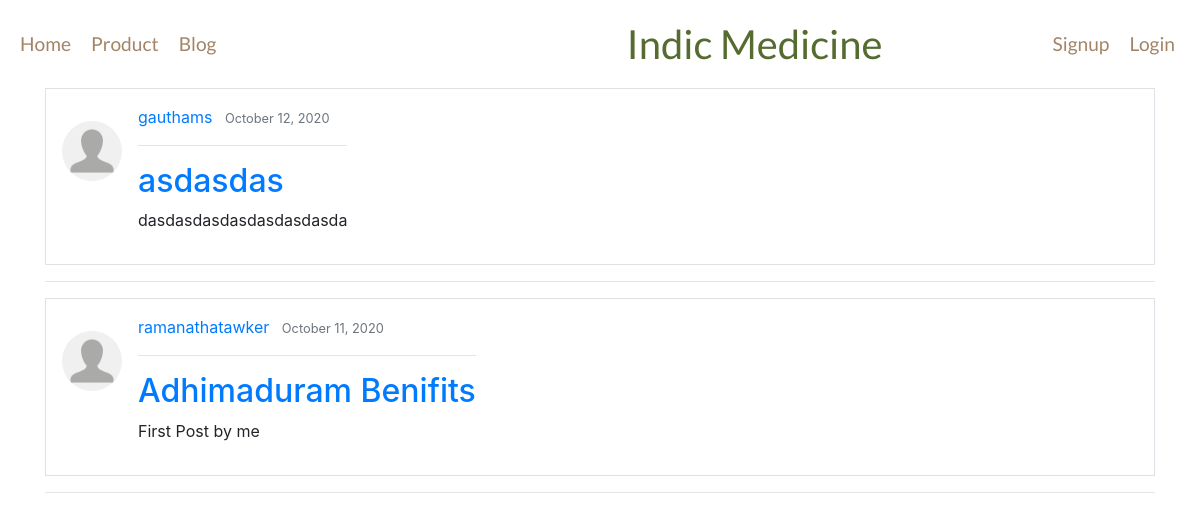
/blog/, run on an earlier commit of the app's database.
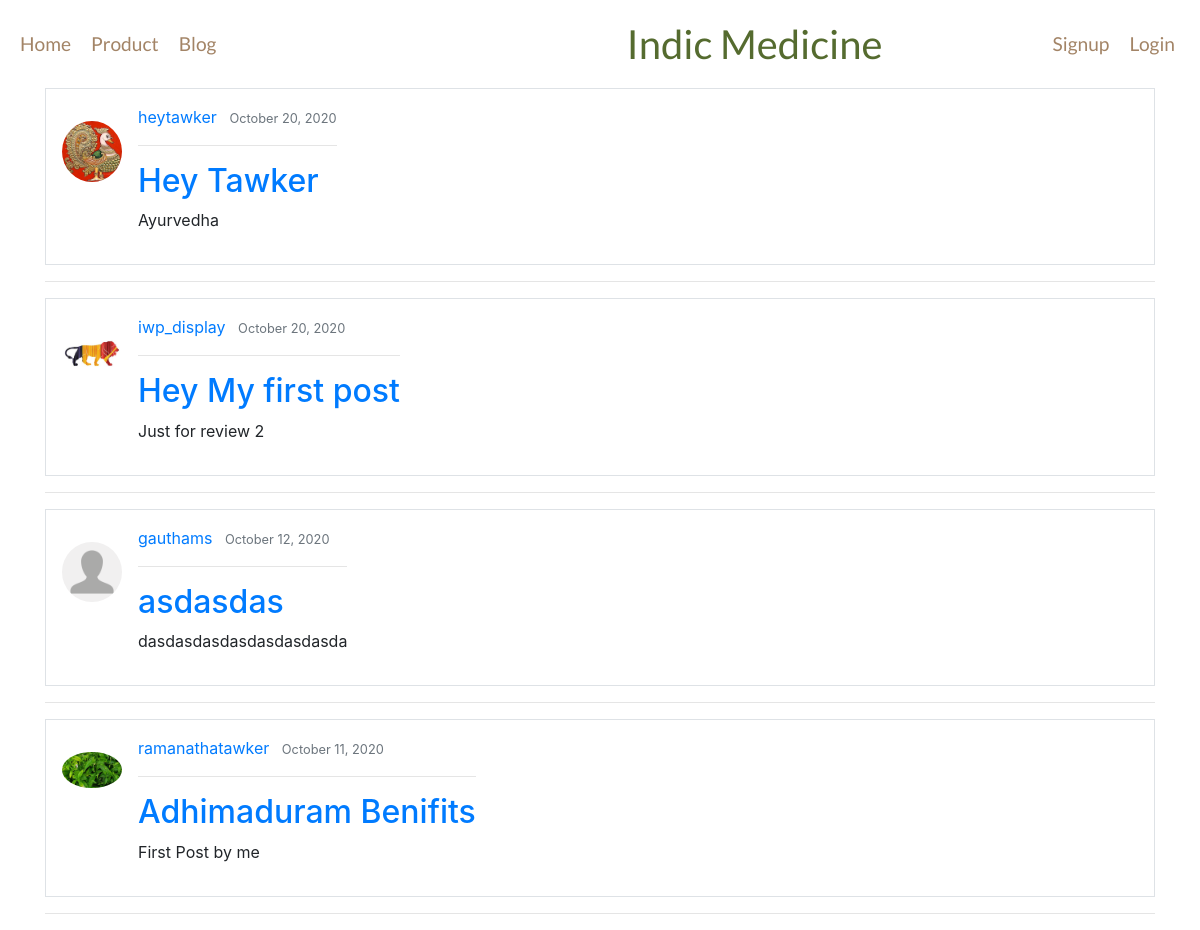
And on a later commit of the database.
### iwp_proj/models.py (models this page shows, shortened)
class Post(models.Model):
    title = models.CharField(max_length=100)
    content = models.TextField()
    date_posted = models.DateTimeField(default=timezone.now)
    author = models.ForeignKey(User,on_delete=models.CASCADE)

### users/models.py (models this page shows, shortened)
class Profile(models.Model):
    user = models.OneToOneField(User, on_delete=models.CASCADE)
    image = models.ImageField(default='default.jpg', upload_to='profile_pics')

### iwp_proj/views.py (the view)
# urls.py: path('blog/',PostListView.as_view(),name='blog'),
class PostListView(ListView):
    model = Post
    template_name = 'iwp_proj/blog.html'  # <app>/<model>_<viewtype>.html
    context_object_name = 'posts'
    ordering = ['-date_posted']

### iwp_proj/templates/iwp_proj/blog.html
{% extends 'base.html' %} {% load static %} {% block title %} Blog {% endblock title %}
{% block body %}
<br><br><br>
<div class="container" >
{% for post in posts %}
<div class="media border p-3">
<article class="media content-section">
    <img class="mr-3 mt-3 rounded-circle" style="width:60px;" src="{{ post.author.profile.image.url }}">
    <div class="media-body">
        <div class="article-metadata">
            <a class="mr-2" href="#">{{post.author}}</a>
            <small class="text-muted">{{post.date_posted|date:"F d, Y"}}</small>
        </div>
        <hr>
        <h2><a class="article-title" href="{% url 'post-detail' post.id %}">{{ post.title }}</a></h2>
        <p class="article-content">{{post.content}}</p>
    </div>
</article>
</div>
<hr>
{% endfor %}
</div>
{% endblock body%}

What changed in the data, as far as the page shows it:
added Post: author.profile.image (picture), author "heytawker", date_posted "October 20, 2020", title "Hey Tawker", content "Ayurvedha"
added Post: author.profile.image (picture), author "iwp_display", date_posted "October 20, 2020", title "Hey My first post", content "Just for review 2"
changed through a linked row, Post "Adhimaduram Benifits": author.profile.image: picture added in place of a placeholder
